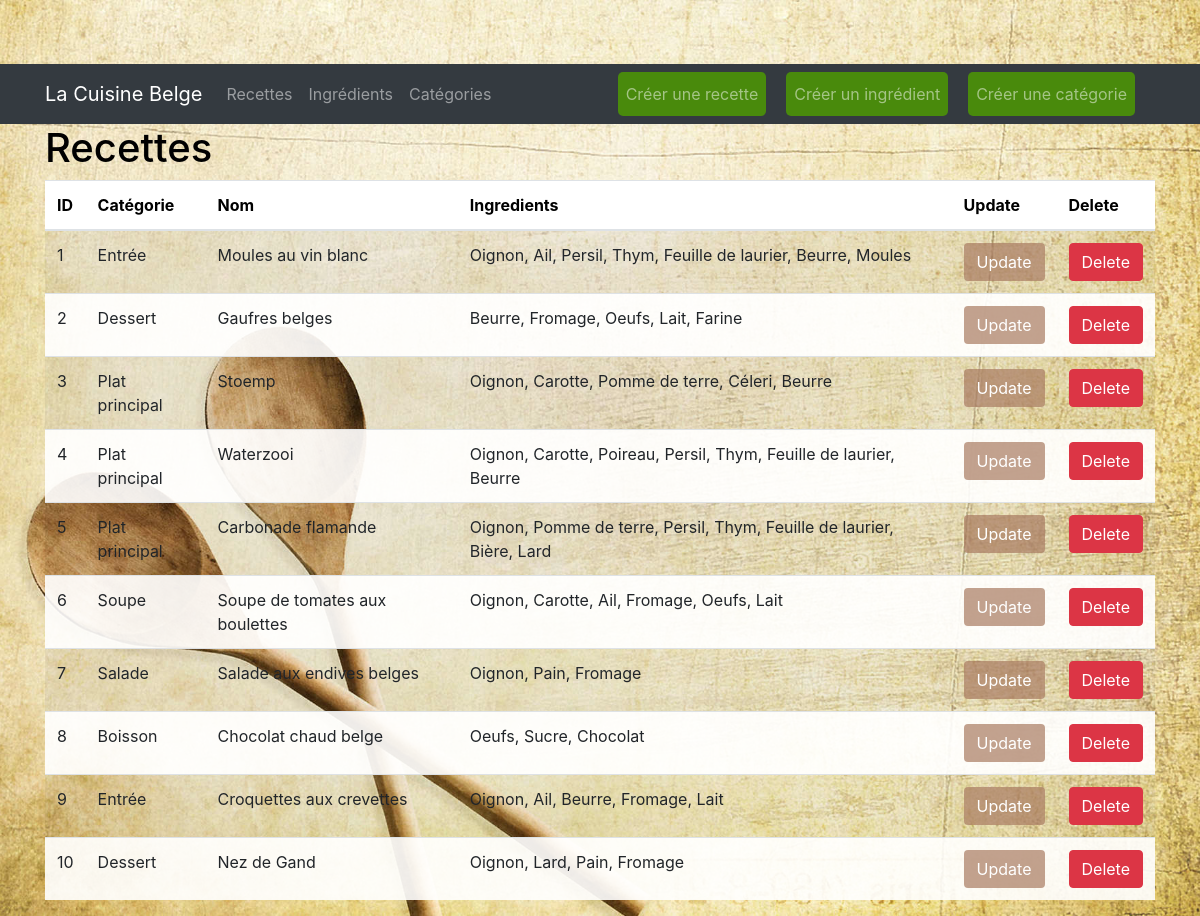
The app's page /Views/recipeView.php with its own data.
### tables this page shows
CREATE TABLE recipes (
   id INT PRIMARY KEY AUTO_INCREMENT,
   name VARCHAR(255) NOT NULL,
   category_id INT DEFAULT -1
);

CREATE TABLE categories (
  id INT PRIMARY KEY AUTO_INCREMENT,
  name VARCHAR(255) NOT NULL
);

### Models/Dao/Dao.php (called while the page is built, shortened)
<?php
abstract class Dao implements InterfaceDao {
    protected $table;
    public function __construct ($table) {
        $this->table = $table;
    }
    public function connect () {
        $this->db = new PDO('mysql:host=localhost;dbname=games', 'root', 'toto');
        $this->db->setAttribute(PDO::ATTR_ERRMODE, PDO::ERRMODE_EXCEPTION);
    }
    public function fetch ($id) {
        $statement = $this->db->prepare("SELECT * FROM {$this->table} WHERE id = ?");
        try {
            $statement->execute([$id]);
            $result = $statement->fetch(PDO::FETCH_ASSOC);
            if ($result) {
                return $this->create($result);
            }
            return false;
        } catch (PDOException $exception) {
            var_dump($exception);
        }
    }
    public function fetch_all () {
        $statement = $this->db->prepare("SELECT * FROM {$this->table}");
        try {
            $statement->execute();
            $results = $statement->fetchAll(PDO::FETCH_ASSOC);
            if ($results) {
                $list = array();
                foreach($results as $result) {
                    array_push($list, $this->create($result));
                }
                return $list;
            }
            return false;
        } catch (PDOException $exception) {
            var_dump($exception);
        }
    }
    public function first ($attr, $value) {
        $statement = $this->db->prepare("SELECT * FROM {$this->table} WHERE {$attr} = ?");
        try {
            $statement->execute([$value]);
            $result = $statement->fetch(PDO::FETCH_ASSOC);
            if ($result) {
                return $this->create($result);
            }
            return false;
        } catch (PDOException $exception) {
            var_dump($exception);
        }
    }
    public function intermediate ($table, $key, $value, $foreign) {
        $statement = $this->db->prepare("SELECT {$foreign} FROM {$table} WHERE {$key} = ?");
        try {
            $statement->execute([$value]);
            $results = $statement->fetchAll(PDO::FETCH_ASSOC);
            if ($results) {
                $list = array();
                foreach($results as $result) {
                    array_push($list, $this->fetch($result[$foreign]));
                }
                return $list;
            }
            return false;
        } catch (PDOException $exception) {
            var_dump($exception);
        }
    }
}

### Models/Entities/Entity.php (called while the page is built, shortened)
<?php
abstract class Entity implements InterfaceEntity {
    public static function all () {
        return (new static::$dao)->fetch_all();
    }
    public static function first ($attr, $value) {
        return (new static::$dao)->first($attr, $value);
    }
    public function belongsTo ($class, $prop) {
        if (!$this->$prop instanceof $class) {
            $this->$prop = $class::first('id', $this->$prop);
        }
        return $this->$prop;
    }
    public function belongsToMany($class, $prop, $table, $key, $foreign) {
        if (!$this->$prop) {
            $this->$prop = $class::intermediate($table, $key, $this->id, $foreign);
        }
        return $this->$prop;
    }
    public static function intermediate($table, $key, $value, $foreign) {
        return (new static::$dao)->intermediate($table, $key, $value, $foreign);
    }
}

### Models/Dao/RecipeDao.php (called while the page is built, shortened)
<?php
class RecipeDao extends Dao {
    public function create($data) {
        return new RecipeEntity (
            $data["id"] ?? false,
            $data["name"] ?? false,
            $data["category_id"] ?? false,
            false
        );
    }
}

### Models/Entities/RecipeEntity.php (called while the page is built, shortened)
<?php
class RecipeEntity extends Entity {
    protected $category;
    protected $ingredients;
    public function __construct($id, $name, $category_id, $category = null, $ingredients = false) {
        $this->id = $id;
        $this->name = $name;
        $this->category = $category;
        $this->ingredients = $ingredients;
    }
    public function __get($prop) {
        if (property_exists($this, $prop)) {
            if ($prop == "category") {
                return $this->category();
            }
            if ($prop == "ingredients") {
                return $this->ingredients();
            }
            return $this->$prop;
        }
    }
    public function category() {
        if ($this->category === false) {
            $this->category = $this->belongsTo(CategoryEntity::class, "category_id");
        }
        return $this->category;
    }
    public function ingredients() {
        if ($this->ingredients === false) {
            $this->ingredients = $this->belongsToMany(IngredientEntity::class, "ingredients", "ingredientRecipe", "recipe_id", "ingredient_id");
        }
        return $this->ingredients ?: [];
    }
}

### Models/Dao/CategoryDao.php (called while the page is built, shortened)
<?php
class CategoryDao extends Dao {
    public function create($data) {
        return new CategoryEntity (
            $data["id"] ?? false,
            $data["name"] ?? false,
            false
        );
    }
}

### Models/Entities/CategoryEntity.php (called while the page is built, shortened)
<?php
class CategoryEntity extends Entity {
    public function __construct($id, $name, $recipes = false) {
        $this->name = $name;
    }
    public function __get($prop) {
        if (property_exists($this, $prop)) {
            return $this->$prop;
        }
    }
}

### Models/Dao/IngredientDao.php (called while the page is built, shortened)
<?php
class IngredientDao extends Dao {
    public function create($data) {
        return new IngredientEntity(
            $data["id"] ?? false,
            $data["name"] ?? false,
            false
        );
    }
}

### Models/Entities/IngredientEntity.php (called while the page is built, shortened)
<?php
class IngredientEntity extends Entity {
    public function __construct($id, $name, $recipes = false) {
        $this->name = $name;
    }
    public function __get($prop) {
        if (property_exists($this, $prop)) {
            return $this->$prop;
        }
    }
}

### Views/recipeView.php (the view, shortened to what this page needs)
<!DOCTYPE html>
<html lang="fr">
<head>
    <link rel="stylesheet" href="https://maxcdn.bootstrapcdn.com/bootstrap/4.5.2/css/bootstrap.min.css">
    <link rel="stylesheet" href="../CSS/style.css">
</head>
<body>
<?php
include('partials/header.php');
?>
    <div class="container">
        <h1>Recettes</h1>
        <table class="table table-striped">
            <thead>
                <tr>
                    <th>ID</th>
                    <th>Catégorie</th>
                    <th>Nom</th>
                    <th>Ingredients</th>
                    <th>Update</th>
                    <th>Delete</th>
                </tr>
            </thead>
            <tbody>
            <?php
                $allRecipes = RecipeEntity::all();
                foreach ($allRecipes as $recipe) {
                    $ingredients = $recipe->ingredients;
                    $ingredientNames = array_map(function($ingredient) {
                        return $ingredient->name;
                    }, $ingredients);
                    $ingredientList = implode(", ", $ingredientNames);
                    echo "<tr>";
                    echo "<td>" . $recipe->id . "</td>";
                    echo "<td>" . $recipe->category->name . "</td>";
                    echo "<td>" . $recipe->name . "</td>";
                    echo "<td>" . $ingredientList . "</td>";
                    echo "<td><a href='updateRecipeView.php?id={$recipe->id}' class='btn custom-button'>Update</a></td>";
                    echo "<td><a href='../Controllers/deleteRecipeController.php?id={$recipe->id}' class='btn btn-danger'>Delete</a></td>";
                    echo "</tr>";
                }
                ?>
            </tbody>
        </table>
    </div>
</body>
</html>

### Views/partials/header.php (shortened to what this page needs)
<header>
    <nav class="navbar navbar-expand-lg navbar-dark bg-dark">
        <div class="container">
            <a class="navbar-brand" href="https://tinyurl.com/4fjef575" target="_blank">La Cuisine Belge</a>
            <div class="collapse navbar-collapse" id="navbarNav">
                <ul class="navbar-nav">
                    <li class="nav-item">
                        <a class="nav-link" href="recipeView.php">Recettes</a>
                    </li>
                    <li class="nav-item">
                        <a class="nav-link" href="ingredientView.php">Ingrédients</a>
                    </li>
                    <li class="nav-item">
                        <a class="nav-link" href="categoryView.php">Catégories</a>
                    </li>
                </ul>
                <ul class="navbar-nav ml-auto">
                    <li class="nav-item">
                        <a class="nav-link custom-link" href="../Views/createRecipeView.php">Créer une recette</a>
                    </li>
                    <li class="nav-item">
                        <a class="nav-link custom-link" href="../Views/createIngredientView.php">Créer un ingrédient</a>
                    </li>
                    <li class="nav-item">
                        <a class="nav-link custom-link" href="../Views/createCategoryView.php">Créer une catégorie</a>
                    </li>
                </ul>
            </div>
        </div>
    </nav>
</header>

### CSS/style.css (style rules this page uses)
body { background-image: url('../Images/recetteImage.jpeg'); background-size: cover; background-position: center; background-repeat: no-repeat; background-attachment: fixed; padding-top: 4rem; }
tr { background-color: white; }
th { color: #000000; }
h1 { color: black; }
.custom-button { background-color: rgb(169, 123, 97, 0.7); color: #ffffff; }
.custom-link { background-color: #498a0c; color: #ffffff; padding: 10px 20px; margin-right: 20px; border-radius: 5px; }
tr:nth-child(even) { background-color: rgba(255, 255, 255, 0.9); }

### records on screen
recipes: id "1", category.name "Entrée", name "Moules au vin blanc", ingredientList "Oignon, Ail, Persil, Thym, Feuille de laurier, Beurre, Moules"
recipes: id "2", category.name "Dessert", name "Gaufres belges", ingredientList "Beurre, Fromage, Oeufs, Lait, Farine"
recipes: id "3", category.name "Plat principal", name "Stoemp", ingredientList "Oignon, Carotte, Pomme de terre, Céleri, Beurre"
recipes: id "4", category.name "Plat principal", name "Waterzooi", ingredientList "Oignon, Carotte, Poireau, Persil, Thym, Feuille de laurier, Beurre"
recipes: id "5", category.name "Plat principal", name "Carbonade flamande", ingredientList "Oignon, Pomme de terre, Persil, Thym, Feuille de laurier, Bière, Lard"
recipes: id "6", category.name "Soupe", name "Soupe de tomates aux boulettes", ingredientList "Oignon, Carotte, Ail, Fromage, Oeufs, Lait"
recipes: id "7", category.name "Salade", name "Salade aux endives belges", ingredientList "Oignon, Pain, Fromage"
recipes: id "8", category.name "Boisson", name "Chocolat chaud belge", ingredientList "Oeufs, Sucre, Chocolat"
recipes: id "9", category.name "Entrée", name "Croquettes aux crevettes", ingredientList "Oignon, Ail, Beurre, Fromage, Lait"
recipes: id "10", category.name "Dessert", name "Nez de Gand", ingredientList "Oignon, Lard, Pain, Fromage"
